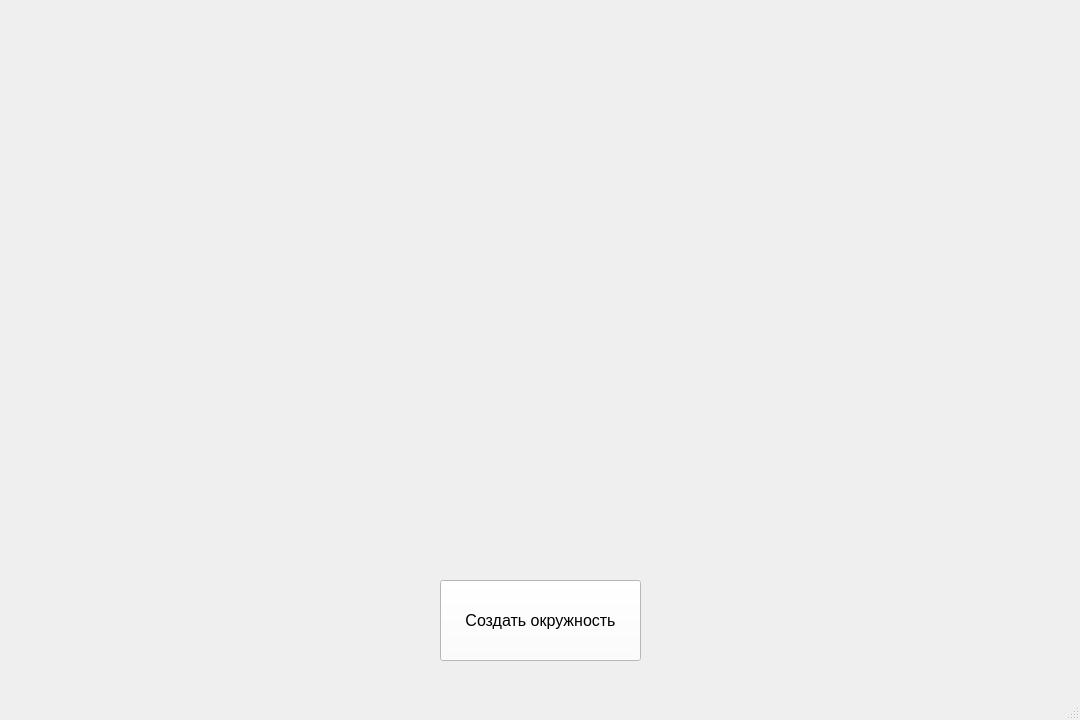
<?xml version="1.0" encoding="UTF-8"?>
<ui version="4.0">
 <class>MainWindow</class>
 <widget class="QMainWindow" name="MainWindow">
  <property name="geometry">
   <rect>
    <x>0</x>
    <y>0</y>
    <width>1080</width>
    <height>720</height>
   </rect>
  </property>
  <property name="windowTitle">
   <string>MainWindow</string>
  </property>
  <property name="styleSheet">
   <string notr="true"/>
  </property>
  <widget class="QWidget" name="centralwidget">
   <widget class="QPushButton" name="pushButton">
    <property name="geometry">
     <rect>
      <x>440</x>
      <y>580</y>
      <width>201</width>
      <height>81</height>
     </rect>
    </property>
    <property name="font">
     <font>
      <pointsize>12</pointsize>
     </font>
    </property>
    <property name="styleSheet">
     <string notr="true">background-color: white;</string>
    </property>
    <property name="text">
     <string>Создать окружность</string>
    </property>
   </widget>
  </widget>
  <widget class="QMenuBar" name="menubar">
   <property name="geometry">
    <rect>
     <x>0</x>
     <y>0</y>
     <width>1080</width>
     <height>26</height>
    </rect>
   </property>
  </widget>
  <widget class="QStatusBar" name="statusbar"/>
 </widget>
 <resources/>
 <connections/>
</ui>
